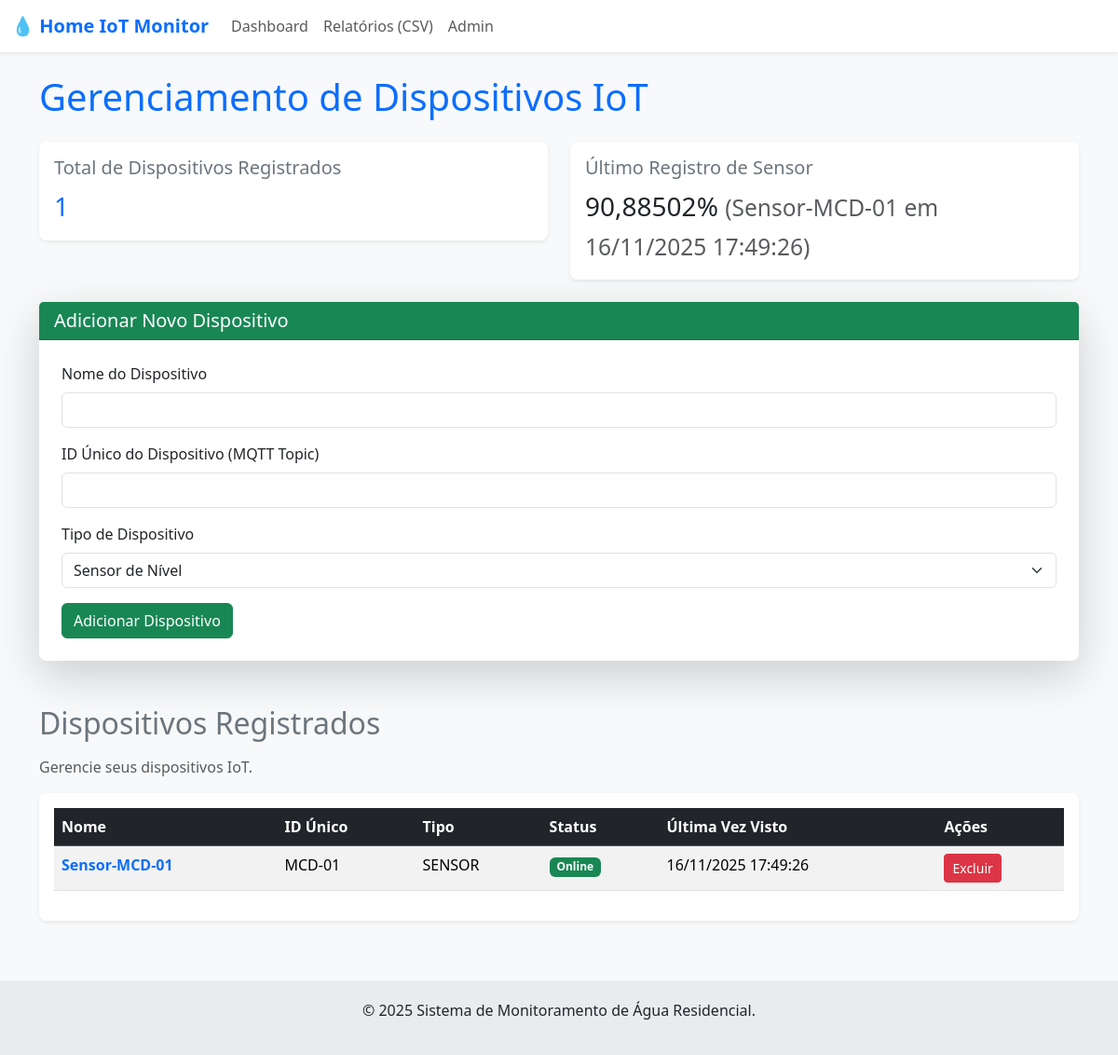
The page / on the database its author committed.
### monitor_app/models.py (models this page shows, shortened)
class SensorData(models.Model):
    device = models.ForeignKey(
        Device,
        on_delete=models.CASCADE,
        verbose_name="Dispositivo"
    )
    nivel = models.FloatField(
        help_text="Nível de água em porcentagem (0-100)",
        verbose_name="Nível (%)"
    )
    data_registro = models.DateTimeField(
        auto_now_add=True, # Define automaticamente na criação
        verbose_name="Data e Hora do Registro"
    )
    class Meta:
        ordering = ['-data_registro']
        verbose_name = "Registro de Sensor"
        verbose_name_plural = "Registros de Sensor"

class Device(models.Model):
    DEVICE_TYPE_CHOICES = [
        ('NIVEL', 'Sensor de Nível'),
        ('PRESSAO', 'Sensor de Pressão'),
        ('VAZAO', 'Sensor de Vazão'),
        ('VALVULA', 'Válvula Solenoide'),
    ]
    STATUS_CHOICES = [
        ('ONLINE', 'Online'),
        ('OFFLINE', 'Offline'),
        ('ERROR', 'Com Erro'),
    ]
    name = models.CharField(
        max_length=100,
        unique=True,
        verbose_name="Nome do Dispositivo"
    )
    device_id = models.CharField(
        max_length=50,
        unique=True,
        verbose_name="ID Único"
    )
    device_type = models.CharField(
        max_length=20,
        choices=DEVICE_TYPE_CHOICES,
        default='SENSOR',
        verbose_name="Tipo de Dispositivo"
    )
    status = models.CharField(
        max_length=20,
        choices=STATUS_CHOICES,
        default='OFFLINE',
        verbose_name="Status"
    )
    last_seen = models.DateTimeField(
        default=timezone.now,
        verbose_name="Última Vez Visto"
    )
    class Meta:
        verbose_name = "Dispositivo"
        verbose_name_plural = "Dispositivos"

### monitor_app/views.py (the view, shortened to what this page needs)
# urls.py: path('', views.home_page, name='home'),
def home_page(request):
    devices = Device.objects.all()
    total_dispositivos = devices.count()
    ultimo_registro = SensorData.objects.order_by('-data_registro').first()
    first_device = devices.first()
    first_device_id = first_device.device_id if first_device else None
    context = {
        'total_dispositivos': total_dispositivos,
        'ultimo_registro': ultimo_registro,
        'devices': devices,
        'device_type_choices': Device.DEVICE_TYPE_CHOICES,
        'first_device_id': first_device_id, # Variável adicionada ao contexto
    }
    return render(request, 'home.html', context)

### monitor_app/templates/home.html (shortened to what this page needs)
{% extends "base.html" %}
{% block content %}
<div class="row">
    <div class="col-12">
        <h1 class="mb-4 text-primary">Gerenciamento de Dispositivos IoT</h1>
    </div>
</div>
<div class="row mb-4">
    <div class="col-md-6">
        <div class="card shadow-sm border-0 rounded-3">
            <div class="card-body">
                <h5 class="card-title text-secondary">Total de Dispositivos Registrados</h5>
                <p class="card-text fs-3 text-primary">{{ total_dispositivos }}</p>
            </div>
        </div>
    </div>
    <div class="col-md-6">
        <div class="card shadow-sm border-0 rounded-3">
            <div class="card-body">
                <h5 class="card-title text-secondary">Último Registro de Sensor</h5>
                {% if ultimo_registro %}
                    <p class="card-text fs-3">{{ ultimo_registro.nivel }}% <small class="text-muted">({{ ultimo_registro.device.name }} em {{ ultimo_registro.data_registro|date:"d/m/Y H:i:s" }})</small></p>
                {% else %}
                    <p class="card-text text-muted">Nenhum registro ainda.</p>
                {% endif %}
            </div>
        </div>
    </div>
</div>
<div class="row mb-5">
    <div class="col-12">
        <div class="card shadow-lg border-0 rounded-3">
            <div class="card-header bg-success text-white">
                <h5 class="mb-0">Adicionar Novo Dispositivo</h5>
            </div>
            <div class="card-body p-4">
                <form method="post" action="{% url 'home' %}">
                    <div class="mb-3">
                        <label for="name" class="form-label">Nome do Dispositivo</label>
                        <input type="text" class="form-control" id="name" name="name" required>
                    </div>
                    <div class="mb-3">
                        <label for="device_id" class="form-label">ID Único do Dispositivo (MQTT Topic)</label>
                        <input type="text" class="form-control" id="device_id" name="device_id" required>
                    </div>
                    <div class="mb-3">
                        <label for="device_type" class="form-label">Tipo de Dispositivo</label>
                        <select class="form-select" id="device_type" name="device_type" required>
                            {% for choice_value, choice_label in device_type_choices %}
                                <option value="{{ choice_value }}">{{ choice_label }}</option>
                            {% endfor %}
                        </select>
                    </div>
                    <button type="submit" class="btn btn-success">Adicionar Dispositivo</button>
                </form>
            </div>
        </div>
    </div>
</div>
<div class="row">
    <div class="col-12">
        <h2 class="mb-3 text-secondary">Dispositivos Registrados</h2>
        <p class="text-muted">Gerencie seus dispositivos IoT.</p>
        <div class="table-responsive shadow-sm rounded-3 bg-white p-3 mb-4">
            <table class="table table-hover table-striped">
                <thead class="table-dark">
                    <tr>
                        <th scope="col">Nome</th>
                        <th scope="col">ID Único</th>
                        <th scope="col">Tipo</th>
                        <th scope="col">Status</th>
                        <th scope="col">Última Vez Visto</th>
                        <th scope="col">Ações</th>
                    </tr>
                </thead>
                <tbody>
                    {% for device in devices %}
                    <tr>
                        <td>
                            <a href="{% url 'dashboard_device' device_id=device.device_id %}" class="text-decoration-none fw-bold text-primary">
                                {{ device.name }}
                            </a>
                        </td>
                        <td>{{ device.device_id }}</td>
                        <td>{{ device.get_device_type_display }}</td>
                        <td>
                            {% if device.status == 'ONLINE' %}
                                <span class="badge bg-success">{{ device.get_status_display }}</span>
                            {% elif device.status == 'OFFLINE' %}
                                <span class="badge bg-danger">{{ device.get_status_display }}</span>
                            {% else %}
                                <span class="badge bg-warning text-dark">{{ device.get_status_display }}</span>
                            {% endif %}
                        </td>
                        <td>{{ device.last_seen|date:"d/m/Y H:i:s" }}</td>
                        <td>
                            <form action="{% url 'delete_device' device.id %}" method="post" style="display:inline;">
                                <button type="submit" class="btn btn-danger btn-sm" onclick="return confirm('Tem certeza que deseja excluir o dispositivo {{ device.name }}?');">Excluir</button>
                            </form>
                        </td>
                    </tr>
                    {% empty %}
                    <tr>
                        <td colspan="6" class="text-center text-muted">Nenhum dispositivo registrado ainda.</td>
                    </tr>
                    {% endfor %}
                </tbody>
            </table>
        </div>
    </div>
</div>
{% endblock %}

### monitor_app/templates/base.html (shortened to what this page needs)
<!DOCTYPE html>
<html lang="pt-br">
<head>
    <link href="https://cdn.jsdelivr.net/npm/bootstrap@5.3.3/dist/css/bootstrap.min.css" rel="stylesheet">
</head>
<body>
    <nav class="navbar navbar-expand-lg navbar-light bg-white shadow-sm">
        <div class="container-fluid">
            <a class="navbar-brand" href="{% url 'home' %}">💧 Home IoT Monitor</a>
            <div class="collapse navbar-collapse" id="navbarNav">
                <ul class="navbar-nav me-auto">
                    <li class="nav-item">
                        {% if first_device_id %}
                            <a class="nav-link" href="{% url 'dashboard_device' first_device_id %}">Dashboard</a>
                        {% else %}
                            <a class="nav-link disabled" href="#">Dashboard</a>
                        {% endif %}
                    </li>
                    <li class="nav-item">
                        <a class="nav-link" href="{% url 'exportar_csv' %}">Relatórios (CSV)</a>
                    </li>
                    <li class="nav-item">
                        <a class="nav-link" href="/admin/">Admin</a>
                    </li>
                </ul>
            </div>
        </div>
    </nav>
    <div class="container my-4">
        {% block content %}
        {% endblock %}
    </div>
    <footer class="footer">
        <div class="container">
            <p>&copy; 2025 Sistema de Monitoramento de Água Residencial.</p>
        </div>
    </footer>
</body>
</html>

### monitor_app/templates/base.html (style rules this page uses)
body { background-color: #f8f9fa; }
.navbar-brand { font-weight: bold; color: #0d6efd !important; }
.footer { margin-top: 40px; padding: 20px 0; background-color: #e9ecef; text-align: center; }

### rows shown on the page
SensorData: nivel "90,88502", device.name "Sensor-MCD-01", data_registro "16/11/2025 17:49:26"
Device: name "Sensor-MCD-01", device_id "MCD-01", device_type "SENSOR", status "Online", last_seen "16/11/2025 17:49:26"

### other values the page prints
{{ total_dispositivos }} "1"
form field device_type "Sensor de Nível"
